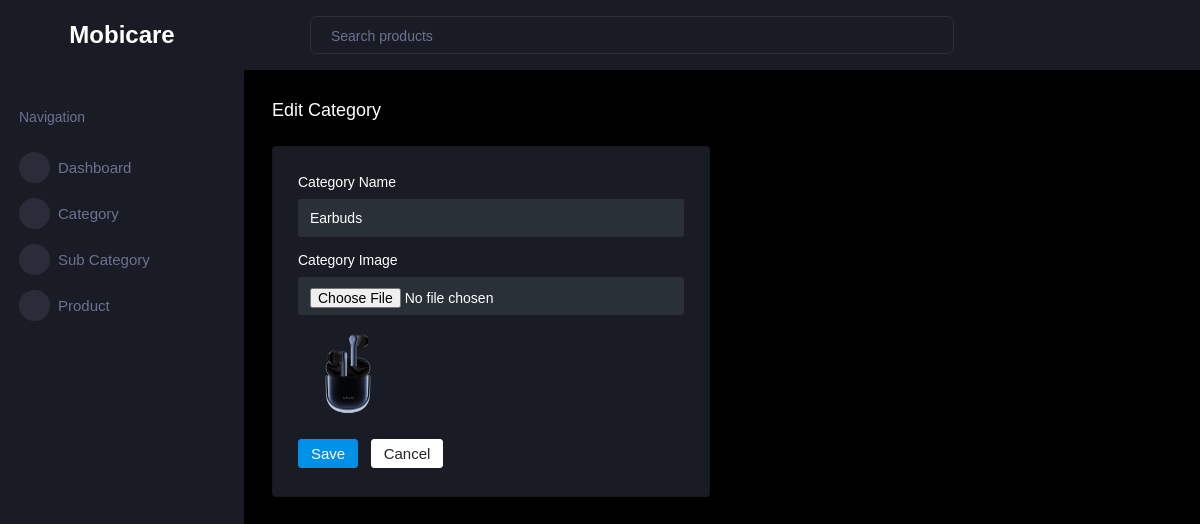
/edit_category/2/, run on the app's committed database.
### myapp/models.py (models this page shows, shortened)
class Category(models.Model):
    name = models.CharField(max_length=100)
    image = models.ImageField(upload_to='categories/')
    status = models.CharField(max_length=10, choices=STATUS_CHOICES, default='active')

### myapp/views.py (the view, shortened to what this page needs)
# urls.py: path('edit_category/<int:category_id>/', edit_category, name='edit_category'),
def edit_category(request, category_id):
    category = get_object_or_404(Category, id=category_id)
    return render(request, 'edit_category.html', {'category': category})

### myapp/templates/edit_category.html (shortened to what this page needs)
{% load static %}
<!DOCTYPE html>
<html lang="en">
<head>
    <link rel="stylesheet" href="{% static 'assets/vendors/mdi/css/materialdesignicons.min.css' %}">
    <link rel="stylesheet" href="{% static 'assets/vendors/css/vendor.bundle.base.css' %}">
    <link rel="stylesheet" href="{% static 'assets/vendors/jvectormap/jquery-jvectormap.css' %}">
    <link rel="stylesheet" href="{% static 'assets/vendors/flag-icon-css/css/flag-icon.min.css' %}">
    <link rel="stylesheet" href="{% static 'assets/vendors/owl-carousel-2/owl.carousel.min.css' %}">
    <link rel="stylesheet" href="{% static 'assets/vendors/owl-carousel-2/owl.theme.default.min.css' %}">
    <link rel="stylesheet" href="{% static 'assets/css/style.css' %}">
</head>
<body>
    <div class="container-scroller">
        <nav class="sidebar sidebar-offcanvas" id="sidebar">
            <div class="sidebar-brand-wrapper d-none d-lg-flex align-items-center justify-content-center fixed-top">
                <span class="logo-text">Mobicare</span>
            </div>
            <ul class="nav">
                <li class="nav-item profile">
                    <div class="profile-desc">
                    </div>
                </li>
                <li class="nav-item nav-category">
                    <span class="nav-link">Navigation</span>
                </li>
                <li class="nav-item menu-items">
                    <a class="nav-link" href="{% url 'admin_view' %}">
                        <span class="menu-icon">
                            <i class="mdi mdi-speedometer"></i>
                        </span>
                        <span class="menu-title">Dashboard</span>
                    </a>
                </li>
                <li class="nav-item menu-items">
                    <a class="nav-link" data-toggle="collapse" href="#category-menu" aria-expanded="false" aria-controls="ui-basic">
                        <span class="menu-icon">
                            <i class="mdi mdi-laptop"></i>
                        </span>
                        <span class="menu-title">Category</span>
                        <i class="menu-arrow"></i>
                    </a>
                </li>
                <li class="nav-item menu-items">
                    <a class="nav-link" data-toggle="collapse" href="#subcategory-menu" aria-expanded="false" aria-controls="ui-basic">
                        <span class="menu-icon">
                            <i class="mdi mdi-laptop"></i>
                        </span>
                      <span class="menu-title">Sub Category</span>
                        <i class="menu-arrow"></i>
                    </a>
                </li>
                <li class="nav-item menu-items">
                    <a class="nav-link" data-toggle="collapse" href="#product-menu" aria-expanded="false" aria-controls="ui-basic">
                        <span class="menu-icon">
                            <i class="mdi mdi-playlist-play"></i>
                        </span>
                        <span class="menu-title">Product</span>
                        <i class="menu-arrow"></i>
                    </a>
                </li>
            </ul>
        </nav>
        <div class="container-fluid page-body-wrapper">
            <nav class="navbar p-0 fixed-top d-flex flex-row">
                <div class="navbar-menu-wrapper flex-grow d-flex align-items-stretch">
                    <button class="navbar-toggler navbar-toggler align-self-center" type="button" data-toggle="minimize">
                        <span class="mdi mdi-menu"></span>
                    </button>
                    <ul class="navbar-nav w-100">
                        <li class="nav-item w-100">
                            <form class="nav-link mt-2 mt-md-0 d-none d-lg-flex search">
                                <input type="text" class="form-control" placeholder="Search products">
                            </form>
                        </li>
                    </ul>
                </div>
            </nav>
            <div class="main-panel">
                <div class="content-wrapper">
                    <div class="page-header">
                        <h3 class="page-title">Edit Category</h3>
                    </div>
                    <div class="row">
                        <div class="col-md-6 grid-margin stretch-card">
                            <div class="card">
                                <div class="card-body">
                                    <form class="forms-sample" method="post" enctype="multipart/form-data">
                                        <div class="form-group">
                                            <label for="name">Category Name</label>
                                            <input type="text" class="form-control" id="name" name="name" value="{{ category.name }}">
                                        </div>
                                        <div class="form-group">
                                            <label for="image">Category Image</label>
                                            <input type="file" class="form-control" id="image" name="image">
                                            <img src="{{ category.image.url }}" alt="{{ category.name }}" width="100" class="mt-2">
                                        </div>
                                        <button type="submit" class="btn btn-primary mr-2">Save</button>
                                        <a href="{% url 'view_category' %}" class="btn btn-light">Cancel</a>
                                    </form>
                                </div>
                            </div>
                        </div>
                    </div>
                </div>
            </div>
        </div>
    </div>
</body>
</html>

### myapp/templates/edit_category.html (style rules this page uses)
.logo-text { font-size: 24px; color: #fff; font-weight: bold; }

### data on the page
Category: name "Earbuds", image (picture)
